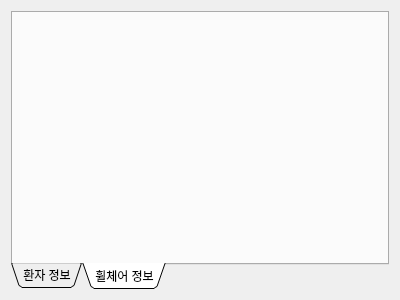
<?xml version="1.0" encoding="UTF-8"?>
<ui version="4.0">
 <class>tab_medical</class>
 <widget class="QWidget" name="tab_medical">
  <property name="geometry">
   <rect>
    <x>0</x>
    <y>0</y>
    <width>400</width>
    <height>300</height>
   </rect>
  </property>
  <property name="windowTitle">
   <string>Form</string>
  </property>
  <layout class="QVBoxLayout" name="verticalLayout">
   <item>
    <widget class="QTabWidget" name="tabWidget">
     <property name="tabPosition">
      <enum>QTabWidget::TabPosition::South</enum>
     </property>
     <property name="tabShape">
      <enum>QTabWidget::TabShape::Triangular</enum>
     </property>
     <property name="currentIndex">
      <number>1</number>
     </property>
     <property name="movable">
      <bool>false</bool>
     </property>
     <widget class="QWidget" name="tab">
      <attribute name="title">
       <string>환자 정보</string>
      </attribute>
     </widget>
     <widget class="QWidget" name="tab_2">
      <attribute name="title">
       <string>휠체어 정보</string>
      </attribute>
     </widget>
    </widget>
   </item>
  </layout>
 </widget>
 <resources/>
 <connections/>
</ui>
